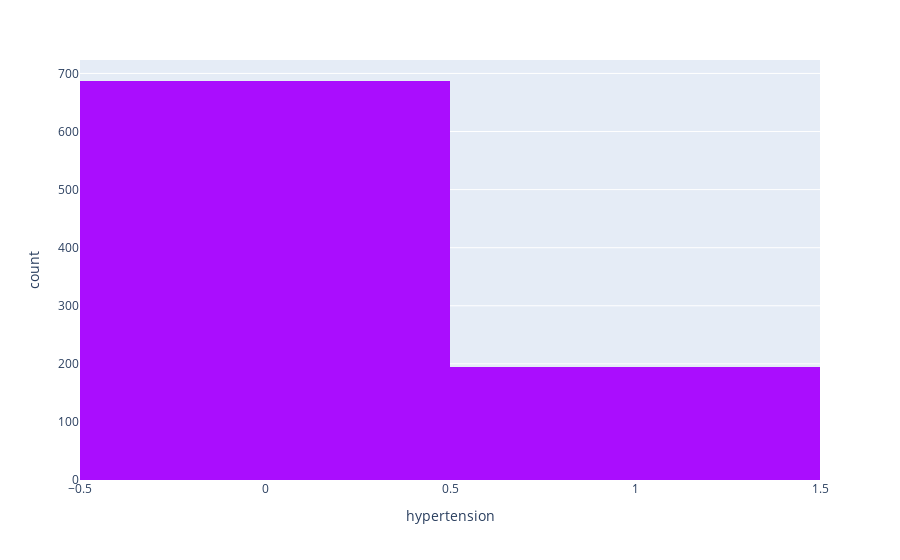

This figure's notebook cell:
### Markdown cell above
3. hypertension:
- no missing values as shown above.
- stroke vs hypertension
- Test hypertension vs train hypertension (stroke and non stroke patients)

### Code cell
fig = px.histogram(stroke_patients, x="hypertension",  color_discrete_sequence=px.colors.qualitative.Alphabet)
fig.show()

### Figure 1 — Plotly figure (JSON) as saved in the notebook; plotly's stock layout.template omitted (floating-point values rounded to 4 significant figures; data arrays with more than 128 entries replaced by an {"elided": "..."} marker saying what was removed)
{"data": [{"alignmentgroup": "True", "bingroup": "x", "hovertemplate": "hypertension=%{x}<br>count=%{y}<extra></extra>", "legendgroup": "", "marker": {"color": "#AA0DFE", "pattern": {"shape": ""}}, "name": "", "offsetgroup": "", "orientation": "v", "showlegend": false, "type": "histogram", "x": {"elided": "881 int values"}, "xaxis": "x", "yaxis": "y"}], "layout": {"barmode": "relative", "legend": {"tracegroupgap": 0}, "margin": {"t": 60}, "xaxis": {"anchor": "y", "domain": [0, 1], "title": {"text": "hypertension"}}, "yaxis": {"anchor": "x", "domain": [0, 1], "title": {"text": "count"}}}}
